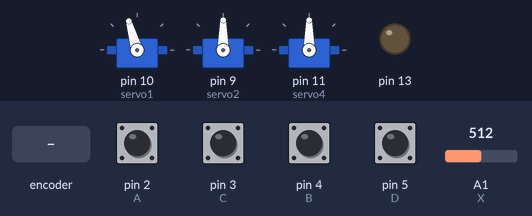
Bench run of a sketch on a simulated Arduino Uno, built with avr-gcc and run on an emulated ATmega328P. On the bench: 3 × servo, output pins drawn as LEDs (lit = HIGH). Inputs (shaded band) come from the test bench; at power-on: pin 2 (A), pin 3 (C), pin 4 (B), pin 5 (D) HIGH, A1 (X) = 512.

Above: at 1.2 s.
1.3 s: pin 5 (D) pulled LOW for 3.2 s
At 2.1 s:
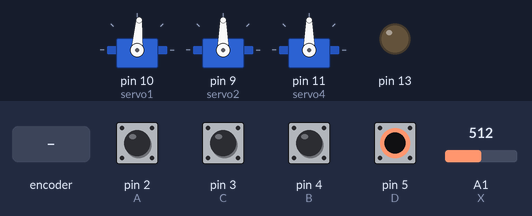
6.0 s: A1 (X) set to 793
9.0 s: A1 (X) set to 813
At 9.22 s:
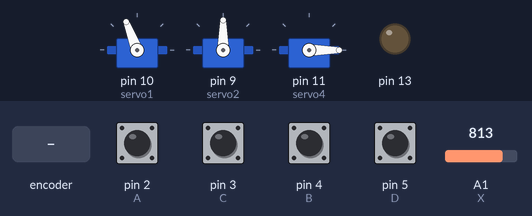
12.0 s: rotary encoder on pin 2 (A) / pin 4 (B) turned 2 steps (second pin leading)
At 12.23 s:
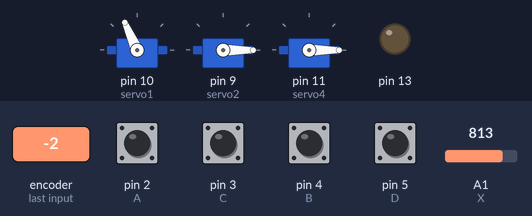
15.0 s: pin 3 (C) pulled LOW for 0.15 s
At 15.85 s:
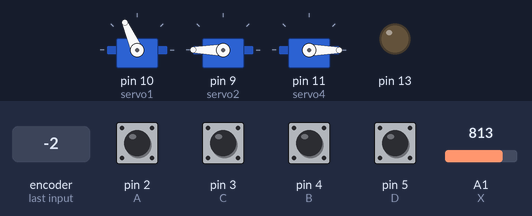
18.0 s: pin 5 (D) pulled LOW for 0.15 s
Timing chart, 0 to 22.0 s (numbered marks = the images above; inputs shaded):
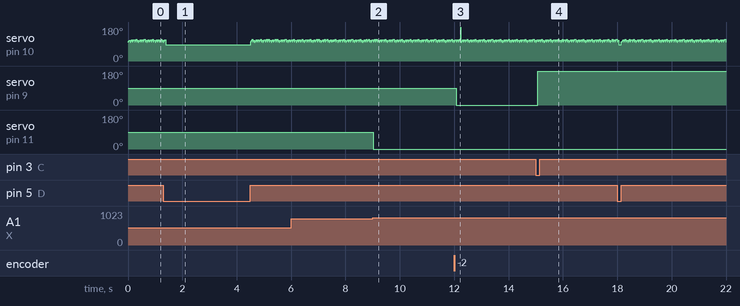

Measured:
- the behaviour switches between 800 and 801 on A1 (X) (found by bisection; images 1 and 2)
- after the input at 9.0 s, servo on pin 11 (servo4): 90° → 0° at once
- after the input at 12.0 s, servo on pin 9 (servo2): 90° → 0° after 0.07 s
- after the input at 15.0 s, servo on pin 9 (servo2): 0° → 180° after 0.08 s

The sketch:

code.ino
```cpp
#include <Servo.h>

#define A 2
#define B 4
#define C 3
#define D 5
#define K 6
#define X A1
#define Y A0

Servo servo1,servo2,servo4;

void setup() {

  servo1.attach(10);
  servo2.attach(9);
  servo4.attach(11);

  Serial.begin(9600);

  pinMode(13,OUTPUT);
  pinMode( 2,INPUT);
  digitalWrite(2,HIGH);
  pinMode(3,INPUT);
  digitalWrite(3,HIGH);
  pinMode(4,INPUT);
  digitalWrite(4,HIGH);
  pinMode(5,INPUT);
  digitalWrite(5,HIGH);
  pinMode(6,INPUT);
  digitalWrite(6,HIGH);
  pinMode(X, INPUT);
  pinMode(Y, INPUT);

}

void loop() {
  servo1.attach(10);

  int x = analogRead(X);

  int  servo1_1 = digitalRead(D);
  int  servo1_0 = digitalRead(B);
  int  servo2_1 = digitalRead(C);
  int  servo2_0 = digitalRead(A);


  if(servo1_1 == LOW){
    servo1.write(86);
  }
  else if(servo1_0 == LOW){
    servo1.write(180);
  }

  else{

    if (servo2_0 == LOW){
      servo2.write(0);
    }

    else if(servo2_1 == LOW){
      servo2.write(180);
    }
    else if (x > 800 ){
      servo4.write(0);
    }
    else if(x < 200){
      servo4.write(180);
    }
    else{
      servo2.write(90);
      servo4.write(90);
    }

    for(int speed = 100; speed<115; speed++){
    servo1.write(speed);
    delay(5);
    }
  }
}
```
